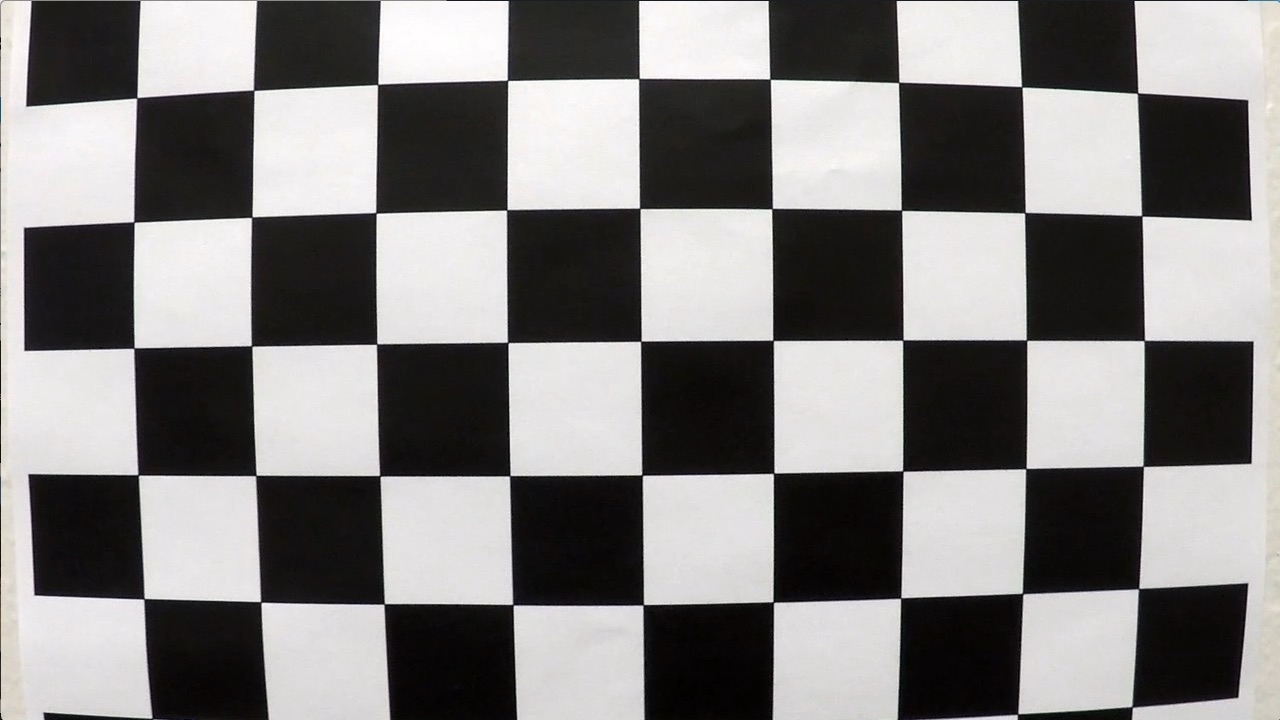
#> input picture CarND-P4-Advanced-Lane-Lines/camera_cal/calibration1.jpg, 1280 x 720 px; its folder holds only this picture in this run
$ jupyter execute --allow-errors advanced_lane_line.ipynb   (shell and % lines are left out)   (older library calls are emulated)
#> lines starting #> are read from the running program, lines starting #| are printed output that depends on the picture; after the words box and inside, x2 and y2 are one past the last pixel; in counts of white or black regions, pixels touching at a corner belong together
### CarND-P4-Advanced-Lane-Lines/utils.py
import numpy as np
import cv2
import matplotlib.pyplot as plt
import matplotlib.image as mpimg
import os, time
from moviepy.editor import VideoFileClip

def show_img(img, label, ax=None, cmap=None,figsize=(10,5)):
    '''
    this function show image & label
    '''
    if ax is None:
        fig = plt.figure(figsize=figsize)
        ax = fig.add_subplot(111)

    # draw image
    if label is not None:
        ax.text(5, -30, label, color='k', backgroundcolor='c', fontsize=10)

    ax.imshow(img, cmap=cmap)
    ax.axis('off')

def grid_view(imgs, labels, figsize, nrows, ncols, sharex=True, sharey=True, cmaps = {}):
    fig, axes = plt.subplots(figsize=figsize, nrows=nrows, ncols=ncols, sharey=sharex, sharex=sharey)
    for i, ax in enumerate(axes.flatten()):
        cmap = cmaps.get(i, None)
        show_img(imgs[i], labels[i], ax, cmap=cmap)

def view_imgs(imgs, labels, figsize, multi_col=True, sharex=True, sharey=True, cmaps = {}):
    '''
    this function show images side by side
    :param imgs:
    :param labels:
    :param figsize:
    :param multi_col:
    :param sharex:
    :param sharey:
    :return:
    '''
    nrows = 1 if multi_col else len(labels)
    ncols = len(labels) if multi_col else 1
    grid_view(imgs, labels, figsize, nrows=nrows,ncols=ncols, sharex=sharex, sharey=sharey, cmaps=cmaps)


# [152 lines left out: functions calibrate_camera, abs_sobel_thresh, mag_thresh, dir_thresh, color_thresh, binary_threshold_v1 and 1 more, not called in this run]

src_points = np.float32([(205, 720), (595,450), (685,450), (1110,720)])
dst_points = np.float32([(300, 720), (300, 0),  (950, 0),  (950, 720)])
P_M = cv2.getPerspectiveTransform(src_points, dst_points)
P_Minv = cv2.getPerspectiveTransform(dst_points, src_points)

def warper(img_in):
    '''
    convert to bird-eye view
    :param img_in:
    :return:
    '''
    H, W = img_in.shape[:2]
    return cv2.warpPerspective(img_in, P_M, (W, H), flags=cv2.INTER_LINEAR)

# [8 lines left out: function warper_inv, not called in this run]

def curvature_radius(yval, A, B, quad_eps=1e-4):
    return ((1.0 + (2.0*A*yval + B)**2)**1.5) / (2.0 * max(quad_eps, np.abs(A)))

# [68 lines left out: functions measure_curvature, measure_offset, video2images, not called in this run]

### CarND-P4-Advanced-Lane-Lines/advanced_lane_line.ipynb
[cell 1]
import numpy as np
import cv2
import matplotlib.pyplot as plt
import matplotlib.image as mpimg
import glob
import pickle
import os

# for auto-reloading external modules

#> (the rest of this cell did not finish here and is left out)

## Camera calibration
In this part, we calibrate our camera using images from `camera_cal`, note that since doing camera calibration is slow, we dump it to a pickle file so that we can reuse later

[cell 2]
img_files = np.sort(glob.glob('camera_cal/calibration*.jpg'))
Nx = 9
Ny = 5

# do camera calibration if we have done it
if not os.path.isfile('camera_calib.pkl'):
    img_WH, mtx, dist, rvecs, tvecs = calibrate_camera(img_files, Nx, Ny)
    with open('camera_calib.pkl', 'wb') as f:
        cam_calib = {'img_WH' : img_WH,
                     'mtx'    : mtx,
                     'dist'   : dist,
                     'rvecs'  : rvecs,
                     'tvecs'  : tvecs}
        pickle.dump(cam_calib, f)
else:
    with open('camera_calib.pkl', 'rb') as f:
#> (reads CarND-P4-Advanced-Lane-Lines/camera_calib.pkl from the repository)
        cam_calib = pickle.load(f)
        img_WH, mtx, dist, rvecs, tvecs = [cam_calib[k] for k in ['img_WH', 'mtx', 'dist', 'rvecs', 'tvecs']]

Test the calirated camera

[cell 3]
raw_img = cv2.imread(img_files[0])
#> raw_img is the input picture: shape (720, 1280, 3); mean B, G, R 127.8, 128.4, 130.1
undist_img = cv2.undistort(raw_img, mtx, dist, None, mtx)
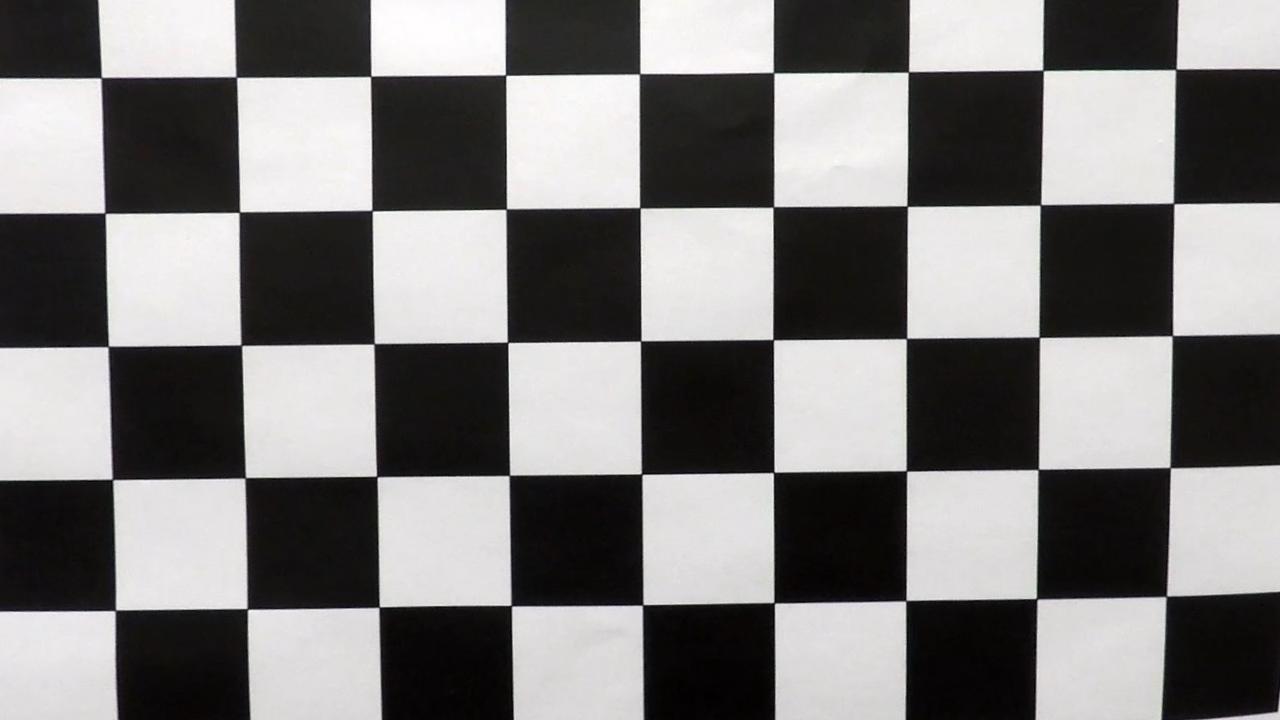
#> undist_img: shape (720, 1280, 3); mean B, G, R 123.3, 123.8, 125.4

view_imgs([raw_img, undist_img], ['Raw Image', 'Undistort Image'], figsize=(20,5))
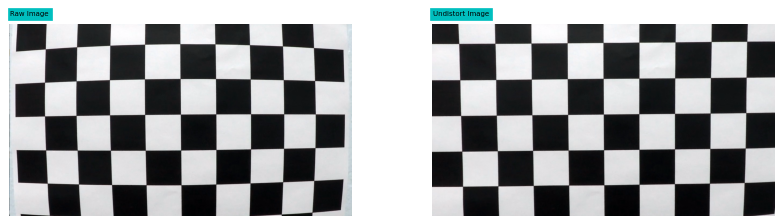
#> figure drawn by matplotlib, 2 panels; B, G, R data is drawn as R, G, B

## Pipeline (single images)
We will use the straight-lane-line image `test_images/straight_lines1.jpg` as test example.

### Undistort camera input
First let's look at undistort image

[cell 4]
test_files = np.sort(glob.glob('test_images/*.jpg'))
#> (the rest of this cell did not finish here and is left out)

### Threshold binary images
We will apply a combination of

 * absolute Sobel threshold in x/y direction
 * magnitute Sobel threshold
 * direction threshold
 * color threshold using S-channel of HLS color-space

Here is the output of the above undistort image

#> (a cell that did not finish here is left out)

### Perspective transform
Now we want to view the road from bird-eye view

[cell 6]
from utils import warper, src_points, dst_points

def view_perspective_trans(rgb_in):
    img = np.copy(rgb_in)
    warped = warper(img)
#> in warper, `return cv2.warpPerspective(img_in, P_M, (W, H), flags=cv2.INTER_LINEAR)`:
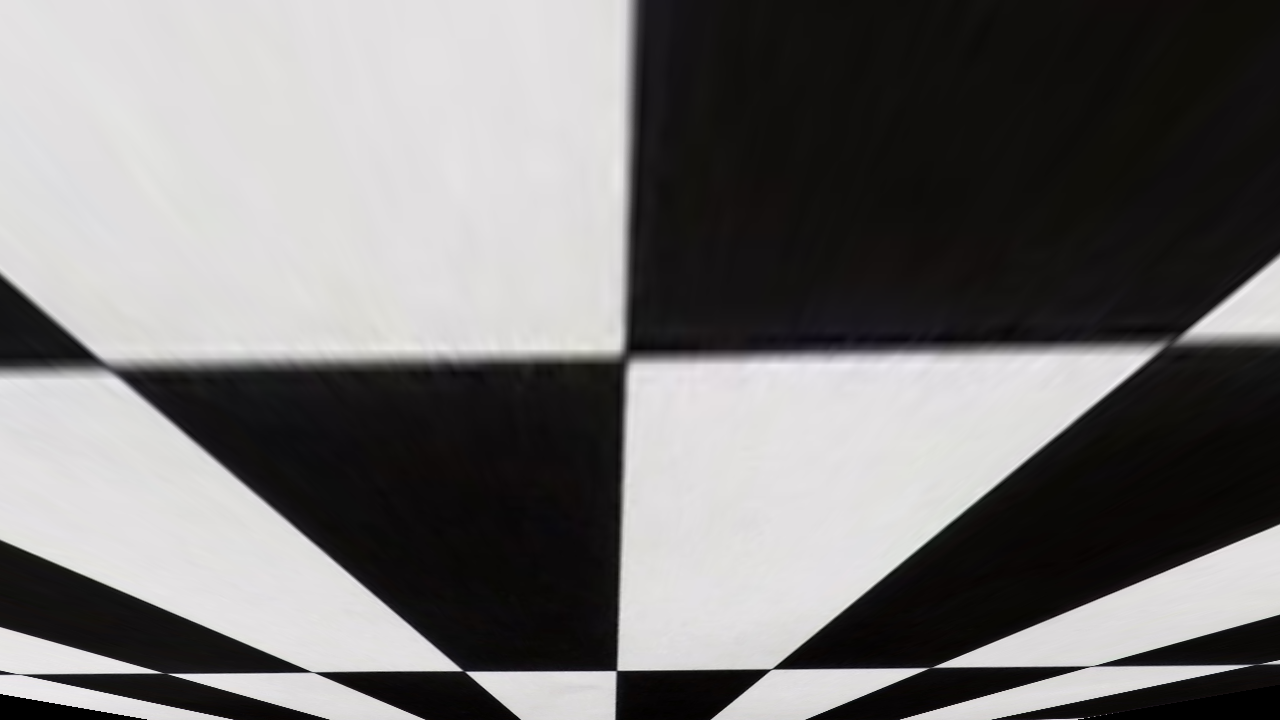
#> returned value: shape (720, 1280, 3); mean of channels 0, 1, 2 116.7, 117, 118.5; drawn as B, G, R
    # draw line
    for i in range(3):
        cv2.line(img,    tuple(src_points[i]), tuple(src_points[i+1]), color=[255, 0, 0], thickness=4)
        cv2.line(warped, tuple(dst_points[i]), tuple(dst_points[i+1]), color=[255, 0, 0], thickness=4)
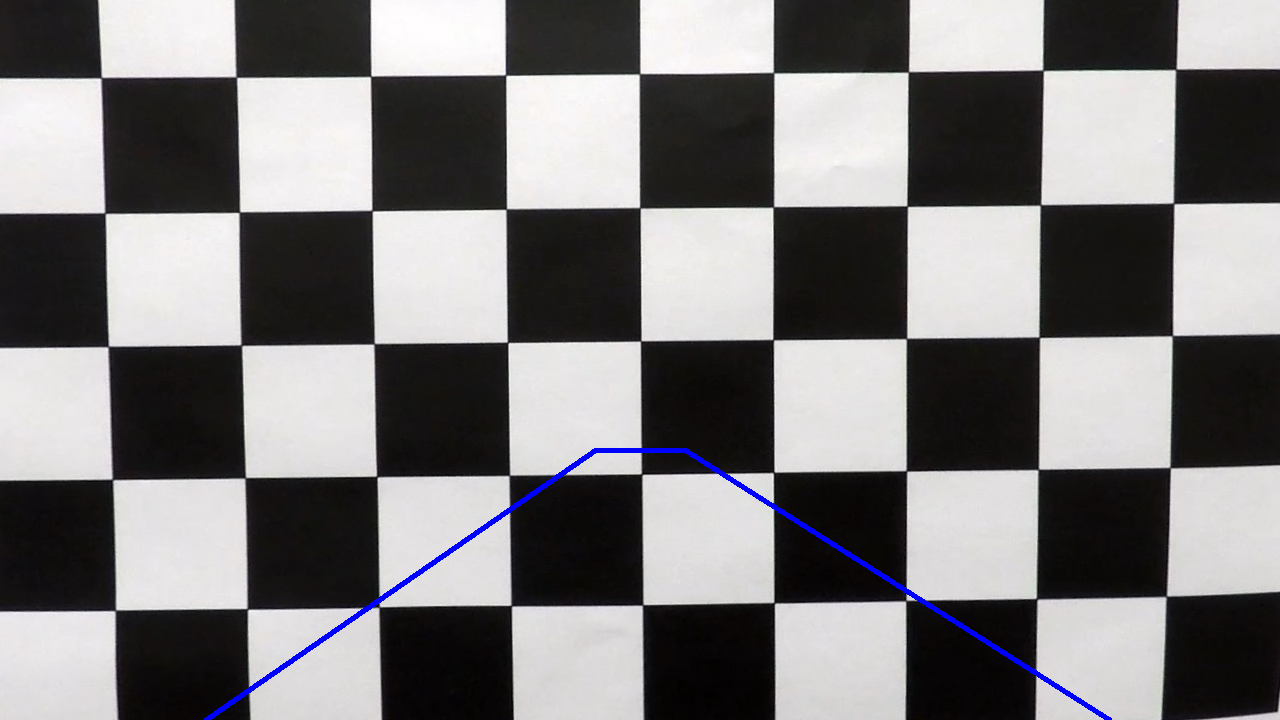
#> img: shape (720, 1280, 3); 0.59% of pixels changed, all inside (x1, y1, x2, y2) = (204, 448, 1112, 720)
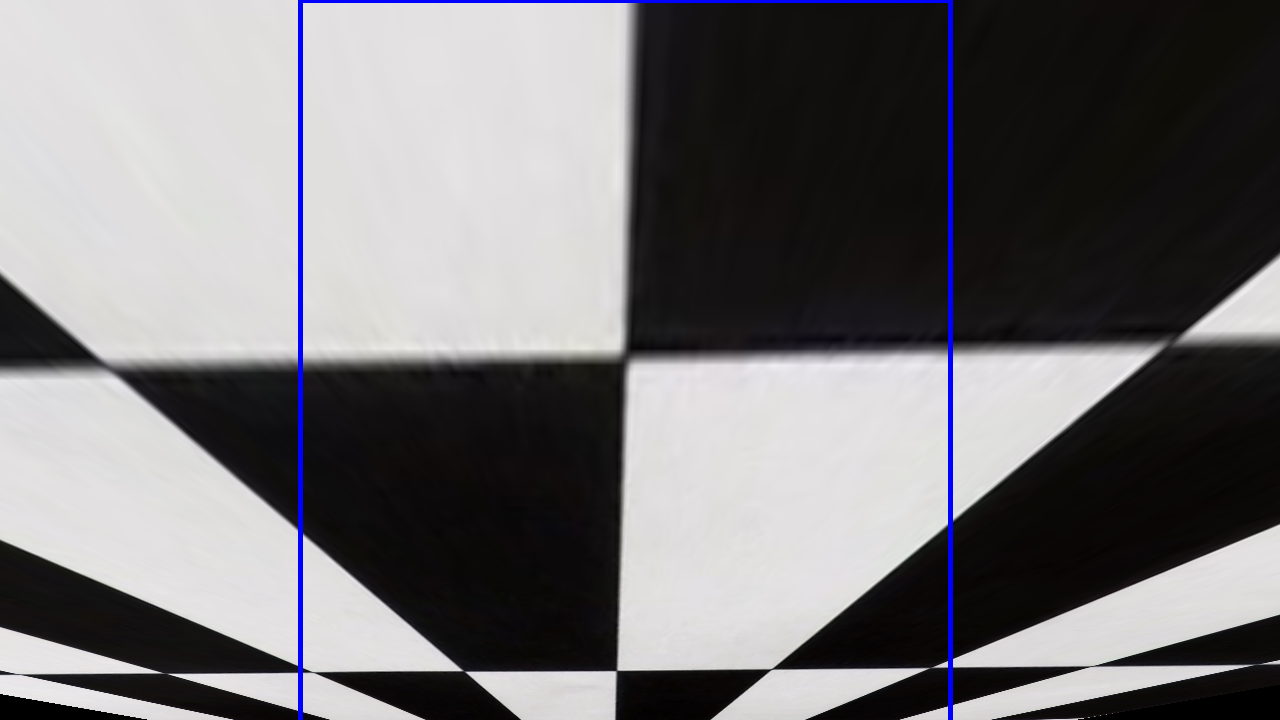
#> warped: shape (720, 1280, 3); 0.99% of pixels changed, all inside (x1, y1, x2, y2) = (298, 0, 953, 720)

    view_imgs([img, warped], ['input', 'bird eye view'], figsize=(14,14), multi_col=False)

view_perspective_trans(undist_img)
#> figure, not shown here; B, G, R data is drawn as R, G, B

And the perspective transformation if the binary image

#> (a cell that did not finish here is left out)

### Find lane-line
We will use `find_lane_line_hist` or `find_lane_line_conv` for this task

[cell 8]
from lane_lines import find_lane_line_hist, find_lane_line_conv, visualize_lane_line

#> (the rest of this cell did not finish here and is left out)

### Measuring curvature and car position
Using `measure_curvature` and `measure_offset` we obtain the following result for above input

#> (a cell that did not finish here is left out)

[cell 10]
from utils import measure_curvature, measure_offset
img_W, img_H = img_WH
#> (the rest of this cell did not finish here and is left out)

### Draw lane-line onto the road
Now we draw our result onto the original road image

[cell 11]
from lane_lines import draw_lane_area
#> (the rest of this cell did not finish here and is left out)
